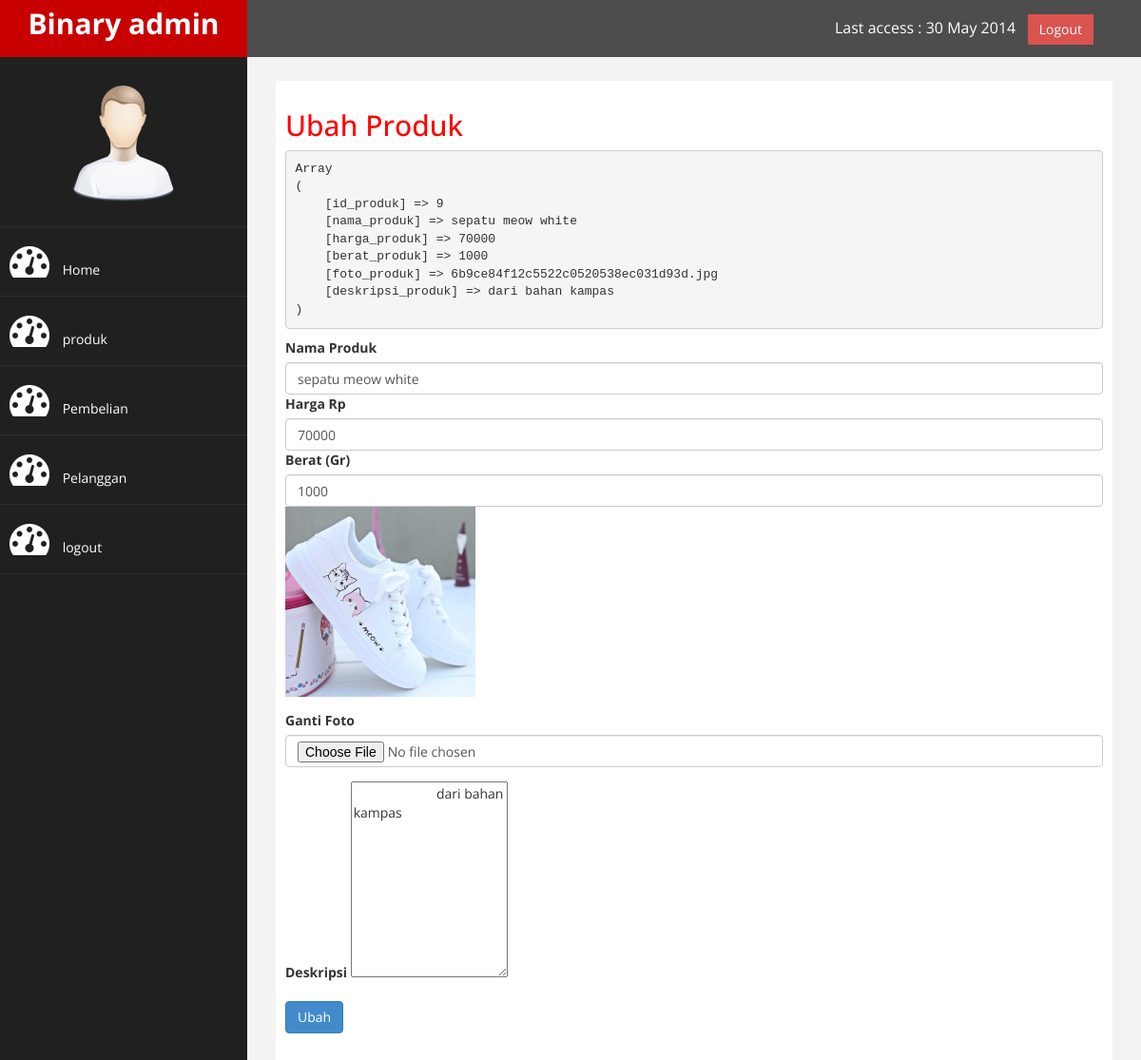
Screenshot of /trainittokosepatu/admin/index.php?halaman=ubahproduk&id=9 (signed in) with the database file from the repository.
### tables this page shows
CREATE TABLE `produk` (
  `id_produk` int(11) NOT NULL AUTO_INCREMENT,
  `nama_produk` varchar(100) NOT NULL,
  `harga_produk` int(11) NOT NULL,
  `berat_produk` int(11) NOT NULL,
  `foto_produk` varchar(100) NOT NULL,
  `deskripsi_produk` text NOT NULL,
  PRIMARY KEY (`id_produk`)
);

### trainittokosepatu/admin/ubahproduk.php (the view, shortened to what this page needs)
<h2>Ubah Produk</h2>
<?php
$ambil=$koneksi->query("SELECT * FROM produk WHERE id_produk='$_GET[id]'");
$pecah= $ambil->fetch_assoc();
echo "<pre>";
print_r($pecah);
echo "</pre>";
?>
<form method="post" enctype="multipart/form-data">
	<div class="form-group">
		<label>Nama Produk</label>
		<input type="text" name="nama" class="form-control" value="<?php echo $pecah['nama_produk']; ?>">
	<div class="form-group">
		<label>Harga Rp</label>
		<input type="number" class="form-control" name="harga" value="<?php echo $pecah['harga_produk']; ?>">
	<div class="form-group">
		<label>Berat (Gr)</label>
		<input type="text" class="form-control" name="berat" value="<?php echo $pecah['berat_produk']; ?>">
	<div class="form-group">
		<img src="../foto_produk/<?php echo $pecah['foto_produk'] ?>" width="200">
	</div>
	<div class="form-group">
		<label>Ganti Foto</label>
		<input type="file" name="foto" class="form-control">
	</div>
	<div class="form-group">
		<label>Deskripsi</label>
		<textarea name="deskripsi" class="from-control" rows="10">
			<?php echo $pecah['deskripsi_produk']; ?>
		</textarea>
	</div>
	<button class="btn btn-primary" name="ubah">Ubah</button>
</form>

### trainittokosepatu/admin/assets/css/custom.css (style rules this page uses)
body { font-family: 'Open Sans', sans-serif; }
h2 { color: #f00; }

### rows the page displays
produk: nama "sepatu meow white", harga "70000", berat "1000", foto_produk (picture), deskripsi "dari bahan kampas"
